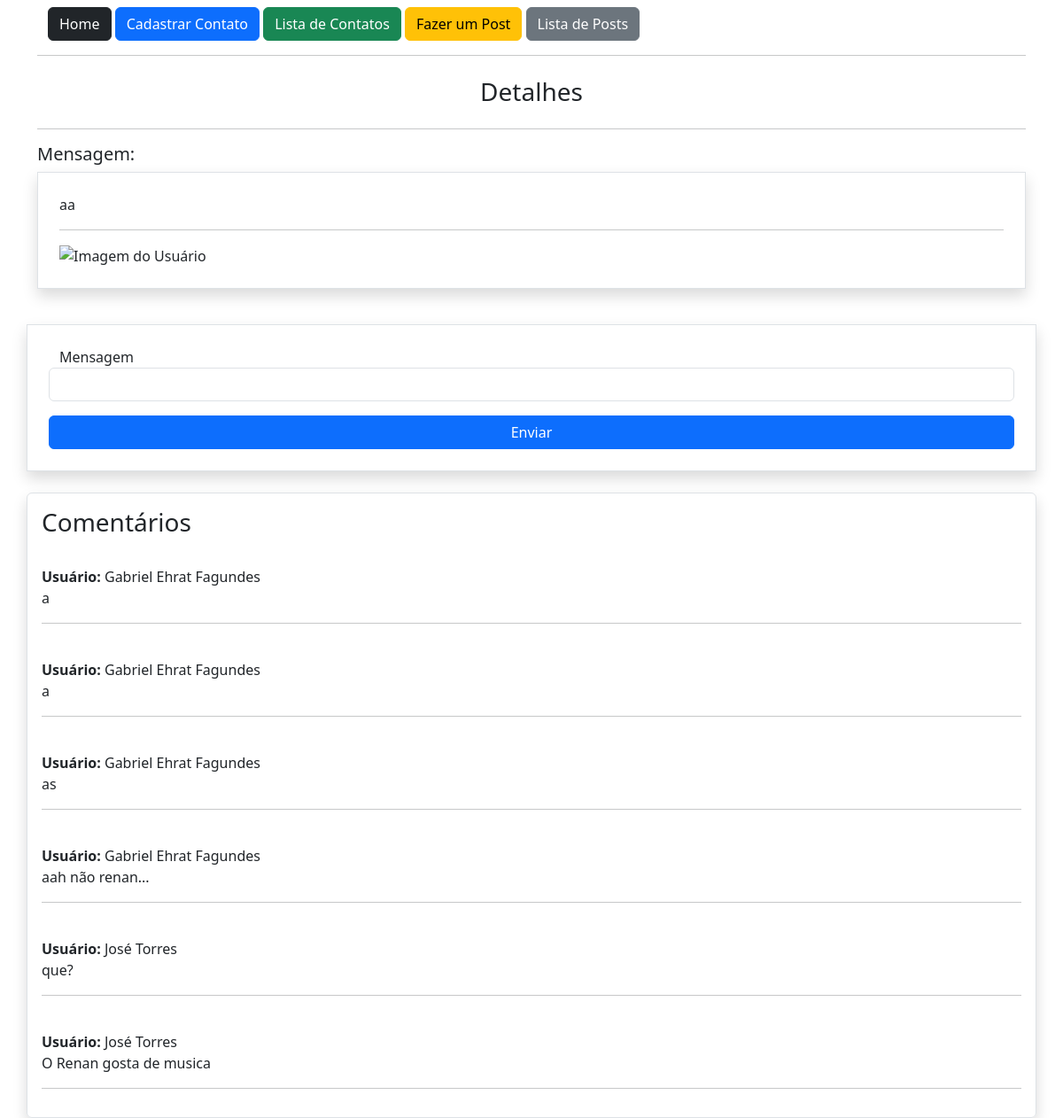
The app's page /post/1 (signed in) with its own data.
### app/models.py (models this page shows, shortened)
class Post(db.Model):
    id = db.Column(db.Integer, primary_key=True)
    data_criacao = db.Column(db.DateTime, default=datetime.now)
    mensagem = db.Column(db.String, nullable=True)
    imagem = db.Column(db.String, nullable=True, default='default.png')
    user_id = db.Column(db.Integer, db.ForeignKey('user.id'), nullable=True)
    comentarios = db.relationship('PostComentarios', backref='post', lazy=True)

class PostComentarios(db.Model):
    id = db.Column(db.Integer, primary_key=True)
    data_criacao = db.Column(db.DateTime, default=datetime.now)
    comentario = db.Column(db.String, nullable=True)
    user_id = db.Column(db.Integer, db.ForeignKey('user.id'), nullable=True)
    post_id = db.Column(db.Integer, db.ForeignKey('post.id'), nullable=True)

class User(db.Model, UserMixin):
    id = db.Column(db.Integer, primary_key=True)
    nome = db.Column(db.String, nullable=True)
    sobrenome = db.Column(db.String, nullable=True)
    email = db.Column(db.String, nullable=True)
    senha = db.Column(db.String, nullable=True)
    posts = db.relationship('Post', backref='user', lazy=True)
    post_comentarios = db.relationship('PostComentarios', backref='user', lazy=True)

### app/view.py (the view)
@app.route('/post/<int:id>', methods=['GET', 'POST'])
@login_required
def postDetail(id):
    post = Post.query.get(id)
    form = PostComentarioForm()
    if(form.validate_on_submit()):
        form.save(current_user.id, id)
        return redirect(url_for('postDetail', id=id))
    return render_template('post.html', post=post, form=form)

### app/forms.py (shortened to what this page needs)
class PostComentarioForm(FlaskForm):
    comentario = StringField('Mensagem', validators=[DataRequired()])
    btnSubmit = SubmitField('Enviar')

### app/models.py (called while the page is built)
@login_manager.user_loader
def load_user(user_id):
    return User.query.get(int(user_id))

### app/templates/post.html (shortened to what this page needs)
{% extends 'base.html' %}
{% block content %}
    <div class="container">
        {% include 'nav.html' %}
        <hr>
        <div class="row mt-4 text-center">
            <h3>Detalhes</h3>
        </div>
        <hr>
        <div class="row">
            <div class="col-12">
                <h5>Mensagem:</h5>
                <div class="col-12 border round p-4 shadow">
                    {{post.mensagem}}
                    <hr>
                    <img src="{{url_for('static', filename='data/post/{}'.format(post.imagem))}}" alt="Imagem do Usuário" style="max-width: 300px;">
                </div>
            </div>
            <div class="col-12 mt-3">
                <form action="" method="post" class="row mt-4 p-4 round border shadow">
                    {{form.comentario.label}}
                    {{form.comentario(class="form-control")}}
                    {{form.btnSubmit(class="btn btn-primary col-12 mt-3")}}
                </form>
            </div>
            <div class="col-12 mt-4 p-3 border rounded shadow">
                <h3>Comentários</h3>
                {% for c in post.comentarios %}
                <br>
                <p>
                    <b>Usuário: </b> {{c.user.nome}} {{c.user.sobrenome}} <br>
                    {{c.comentario}}
                </p>
                <hr>
                {% endfor %}
            </div>
        </div>
    </div>
{% endblock %}

### records on screen
Post: mensagem "aa"
PostComentarios: user.nome "Gabriel", user.sobrenome "Ehrat Fagundes", comentario "a"
PostComentarios: user.nome "Gabriel", user.sobrenome "Ehrat Fagundes", comentario "a"
PostComentarios: user.nome "Gabriel", user.sobrenome "Ehrat Fagundes", comentario "as"
PostComentarios: user.nome "Gabriel", user.sobrenome "Ehrat Fagundes", comentario "aah não renan..."
PostComentarios: user.nome "José", user.sobrenome "Torres", comentario "que?"
PostComentarios: user.nome "José", user.sobrenome "Torres", comentario "O Renan gosta de musica"
